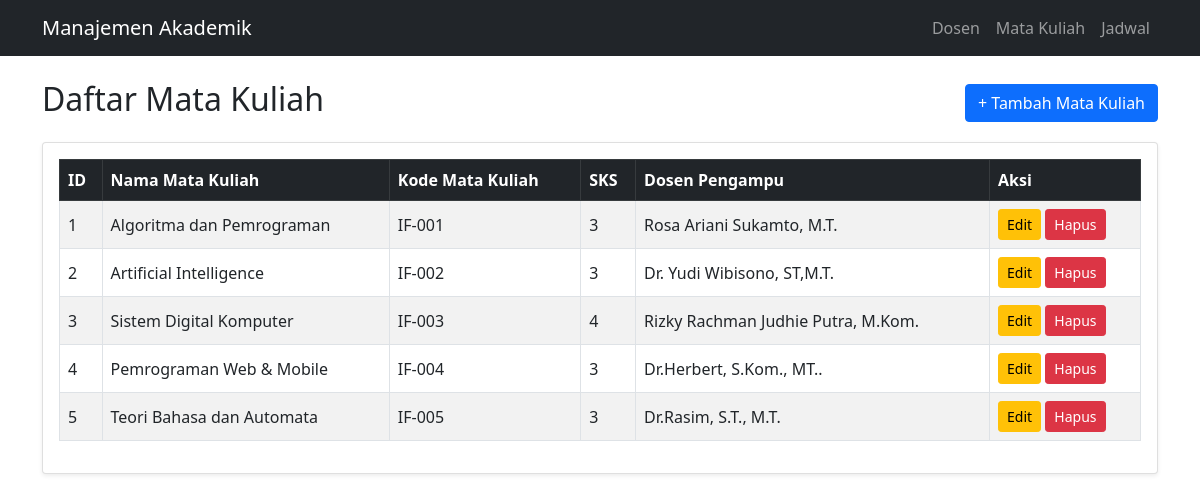
Screenshot of /index.php?action=course_index with the database file from the repository.
### tables this page shows
CREATE TABLE IF NOT EXISTS courses (
    id INT UNSIGNED NOT NULL AUTO_INCREMENT,
    course_name VARCHAR(100) NOT NULL,
    course_code VARCHAR(20) NOT NULL,
    sks TINYINT UNSIGNED NOT NULL,
    lecturer_id INT UNSIGNED NOT NULL,

    PRIMARY KEY (id),

    UNIQUE KEY uq_courses_course_code (course_code),

    CONSTRAINT fk_courses_lecturers
        FOREIGN KEY (lecturer_id)
        REFERENCES lecturers(id)
        ON DELETE RESTRICT
        ON UPDATE CASCADE

);

CREATE TABLE IF NOT EXISTS lecturers (
    id INT UNSIGNED NOT NULL AUTO_INCREMENT,
    name VARCHAR(100) NOT NULL,
    nidn VARCHAR(20) NOT NULL,
    phone VARCHAR(20) NOT NULL,
    join_date DATE NOT NULL,
    PRIMARY KEY (id)
);

### controllers/CourseController.php (called while the page is built, shortened)
<?php
require_once __DIR__ . "/../models/Course.php";
class CourseController {
    private $courseModel;
    public function __construct($conn) {
        $this->courseModel = new Course($conn);
    }
    public function index() {
        $courses = $this->courseModel->getAll();
        require __DIR__ . "/../views/courses/index.php";
    }
}

### models/Course.php (called while the page is built, shortened)
<?php
class Course {
    private $conn;
    public function __construct($conn) {
        $this->conn = $conn;
    }
    public function getAll() {
        $sql = "SELECT c.id, c.course_name, c.course_code, c.sks, c.lecturer_id, l.name AS lecturer_name
                FROM courses c
                INNER JOIN lecturers l
                ON c.lecturer_id = l.id
                ORDER BY c.id ASC";
        $stmt = $this->conn->prepare($sql);
        $stmt->execute();
        $result = $stmt->get_result();
        $courses = $result->fetch_all(MYSQLI_ASSOC);
        return $courses;
    }
}

### views/courses/index.php (the view, shortened to what this page needs)
<?php
require __DIR__ . "/../layouts/header.php";
?>
<div class="d-flex justify-content-between align-items-center mb-3">
    <h2>Daftar Mata Kuliah</h2>
    <a href="index.php?action=course_create" class="btn btn-primary">
        + Tambah Mata Kuliah
    </a>
</div>
<div class="card shadow-sm">
    <div class="card-body">
        <div class="table-responsive">
            <table class="table table-bordered table-striped align-middle">
                <thead class="table-dark">
                    <tr>
                        <th>ID</th>
                        <th>Nama Mata Kuliah</th>
                        <th>Kode Mata Kuliah</th>
                        <th>SKS</th>
                        <th>Dosen Pengampu</th>
                        <th>Aksi</th>
                    </tr>
                </thead>
                <tbody>
                    <?php if (!empty($courses)): ?>
                        <?php foreach ($courses as $course): ?>
                            <tr>
                                <td>
                                    <?= (int) $course['id']; ?>
                                </td>
                                <td>
                                    <?= htmlspecialchars($course['course_name'], ENT_QUOTES, 'UTF-8'); ?>
                                </td>
                                <td>
                                    <?= htmlspecialchars($course['course_code'], ENT_QUOTES, 'UTF-8'); ?>
                                </td>
                                <td>
                                    <?= (int) $course['sks']; ?>
                                </td>
                                <td>
                                    <?= htmlspecialchars($course['lecturer_name'], ENT_QUOTES, 'UTF-8'); ?>
                                </td>
                                <td>
                                    <a href="index.php?action=course_edit&id=<?= (int) $course['id']; ?>"
                                       class="btn btn-warning btn-sm">
                                        Edit
                                    </a>
                                    <form action="index.php?action=course_delete"
                                          method="POST"
                                          class="d-inline"
                                          onsubmit="return confirm('Apakah kamu yakin ingin menghapus mata kuliah ini?');">
                                        <button type="submit" class="btn btn-danger btn-sm">
                                            Hapus
                                        </button>
                                    </form>
                                </td>
                            </tr>
                        <?php endforeach; ?>
                    <?php endif; ?>
                </tbody>
            </table>
        </div>
    </div>
</div>
<?php
require __DIR__ . "/../layouts/footer.php";
?>

### index.php (shortened to what this page needs)
<?php
require_once __DIR__ . "/controllers/LecturerController.php";
require_once __DIR__ . "/controllers/CourseController.php";
$database = new Database();
$conn = $database->getConnection();
$courseController = new CourseController($conn);
$action = $_GET['action'] ?? 'index';
switch ($action) {
    case 'course_index': $courseController->index();
        break;
}

### views/layouts/header.php (shortened to what this page needs)
<!DOCTYPE html>
<html lang="id">
<head>
    <link rel="stylesheet" href="assets/css/bootstrap.min.css">
</head>
<body>
    <nav class="navbar navbar-expand-lg navbar-dark bg-dark">
        <div class="container">
            <a class="navbar-brand" href="index.php">
                Manajemen Akademik
            </a>
            <div class="navbar-nav">
                <a class="nav-link" href="index.php">
                    Dosen
                </a>
                <a class="nav-link" href="index.php?action=course_index">
                    Mata Kuliah
                </a>
                <a class="nav-link" href="index.php?action=schedule_index">
                    Jadwal
                </a>
            </div>
        </div>
    </nav>
    <div class="container my-4">

### views/layouts/footer.php (shortened to what this page needs)
    </div>
</body>
</html>

### rows the page displays
courses: id "1", course_name "Algoritma dan Pemrograman", course_code "IF-001", sks "3", lecturer.name "Rosa Ariani Sukamto, M.T."
courses: id "2", course_name "Artificial Intelligence", course_code "IF-002", sks "3", lecturer.name "Dr. Yudi Wibisono, ST,M.T."
courses: id "3", course_name "Sistem Digital Komputer", course_code "IF-003", sks "4", lecturer.name "Rizky Rachman Judhie Putra, M.Kom."
courses: id "4", course_name "Pemrograman Web & Mobile", course_code "IF-004", sks "3", lecturer.name "Dr.Herbert, S.Kom., MT.."
courses: id "5", course_name "Teori Bahasa dan Automata", course_code "IF-005", sks "3", lecturer.name "Dr.Rasim, S.T., M.T."
